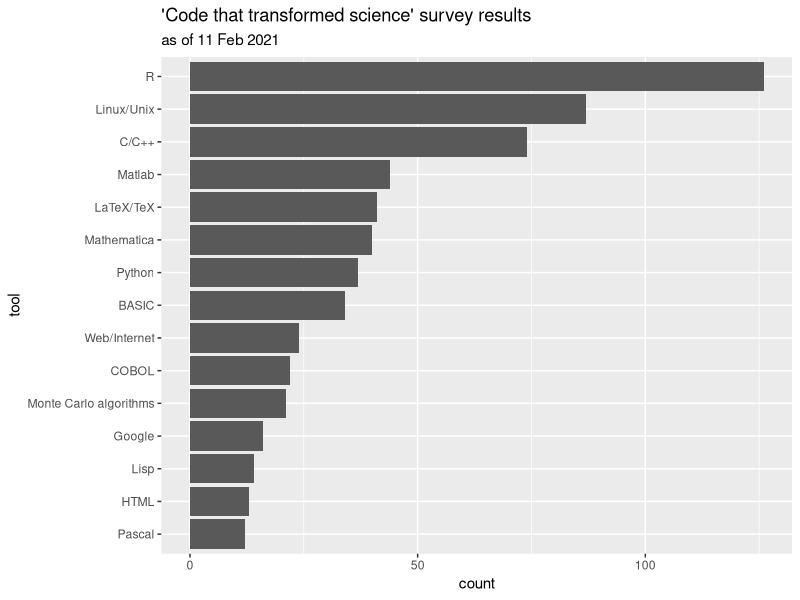

Reproduce this figure in R.
library(tidyverse)

df <- read_csv("survey_results-20210212.csv")
p <- ggplot(df) + 
  geom_col(mapping = aes(x = reorder(tool, count), y = count)) + 
  xlab("tool") +
  labs(title = "'Code that transformed science' survey results",
       subtitle = "as of 11 Feb 2021") +
  coord_flip()
ggsave("survey-results-20210212.jpg", p)
